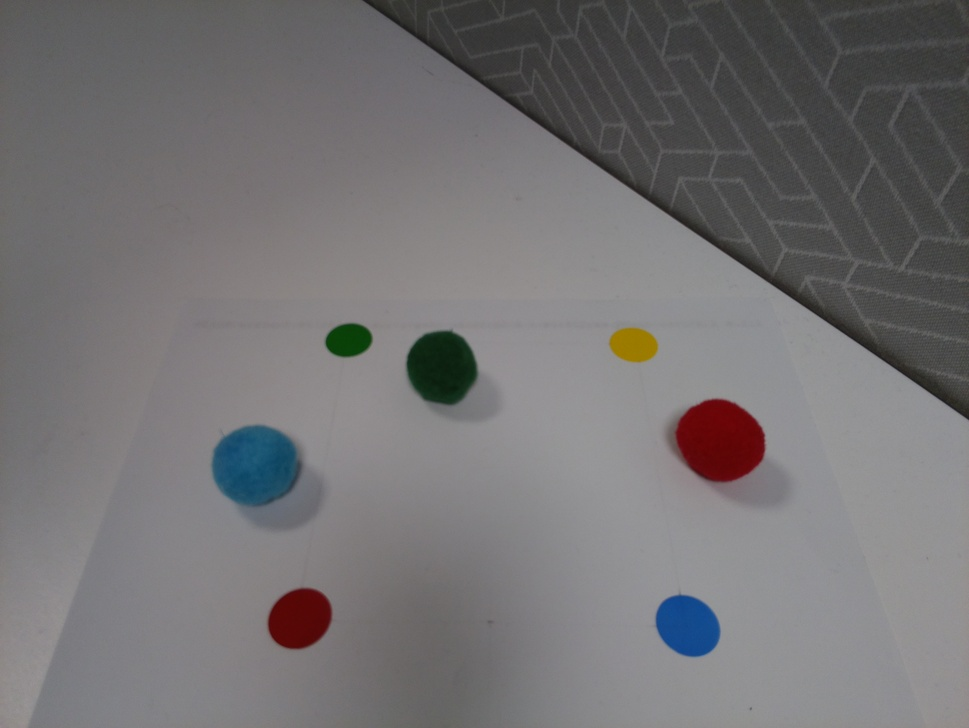
#> input picture Computer_vision_Workshops/opencv_prac/test.jpg, 969 x 728 px, shrunk from 3280 x 2464 before the run
$ python Thresholdexample.py
#> lines starting #> are read from the running program, lines starting #| are printed output that depends on the picture; after the words box and inside, x2 and y2 are one past the last pixel; in counts of white or black regions, pixels touching at a corner belong together
# -*- coding: utf-8 -*-
"""
Created on Wed Sep  5 19:40:54 2018

@author: n9182250
"""

import cv2 as cv
import numpy as np
from matplotlib import pyplot as plt
img = cv.imread('test.jpg',0)
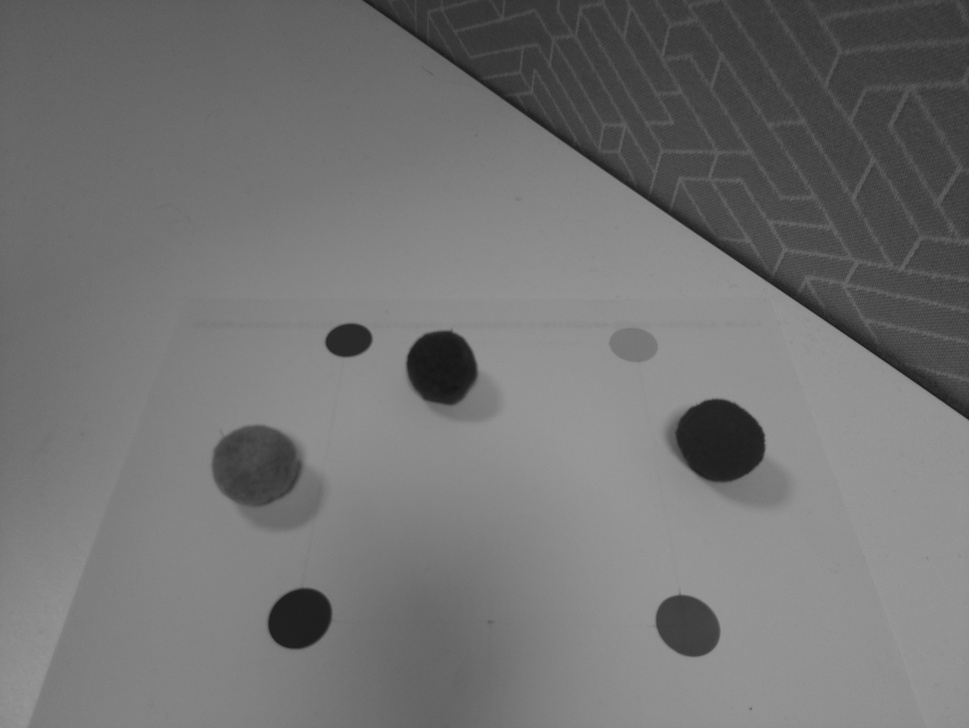
#> img: shape (728, 969); min 21, max 152, mean 115
ret,thresh1 = cv.threshold(img,127,255,cv.THRESH_BINARY)
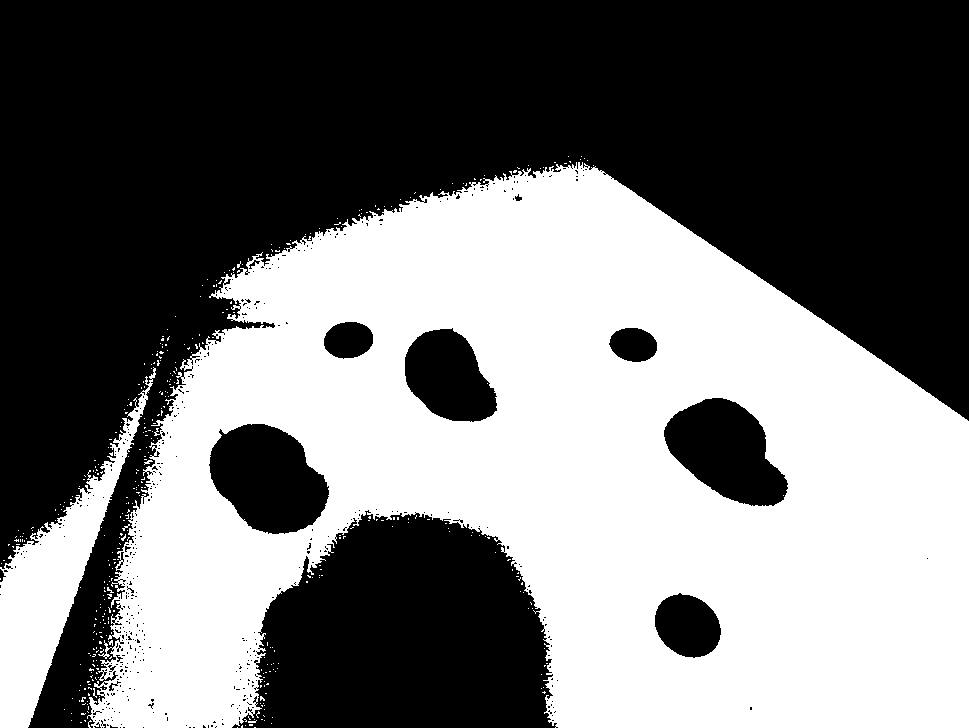
#> thresh1: shape (728, 969); 45.6% white; 409 white regions (406 under 20 px), largest, box (x1, y1, x2, y2) and area: (87, 162, 969, 728) 305755, (0, 367, 156, 728) 14871, (144, 460, 153, 465) 21
ret,thresh2 = cv.threshold(img,127,255,cv.THRESH_BINARY_INV)
ret,thresh3 = cv.threshold(img,127,255,cv.THRESH_TRUNC)
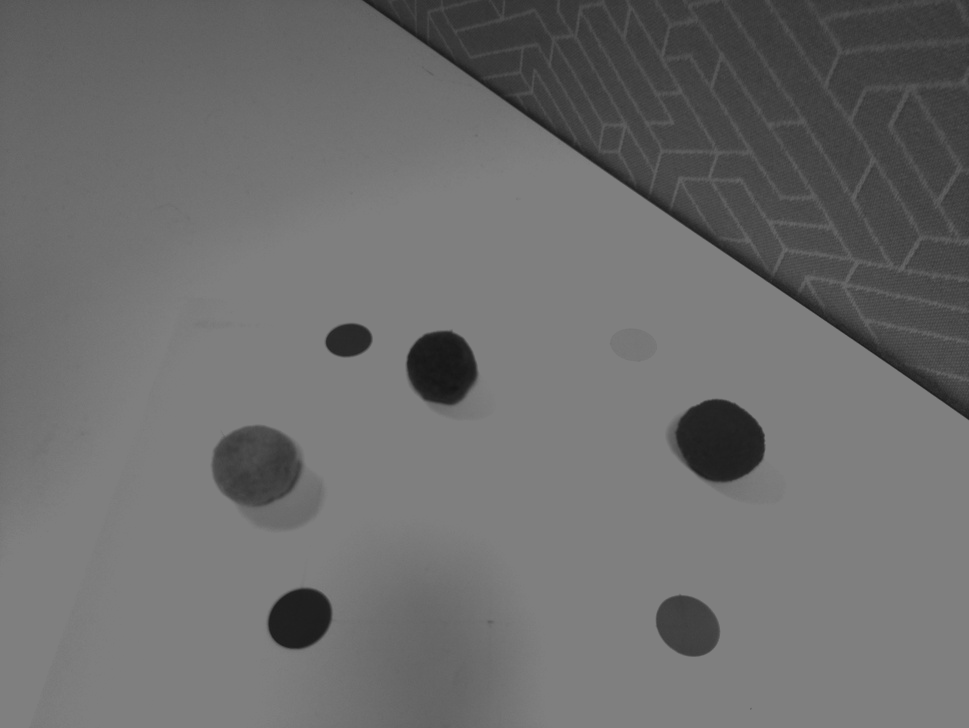
#> thresh3: shape (728, 969); min 21, max 127, mean 109.1
ret,thresh4 = cv.threshold(img,127,255,cv.THRESH_TOZERO)
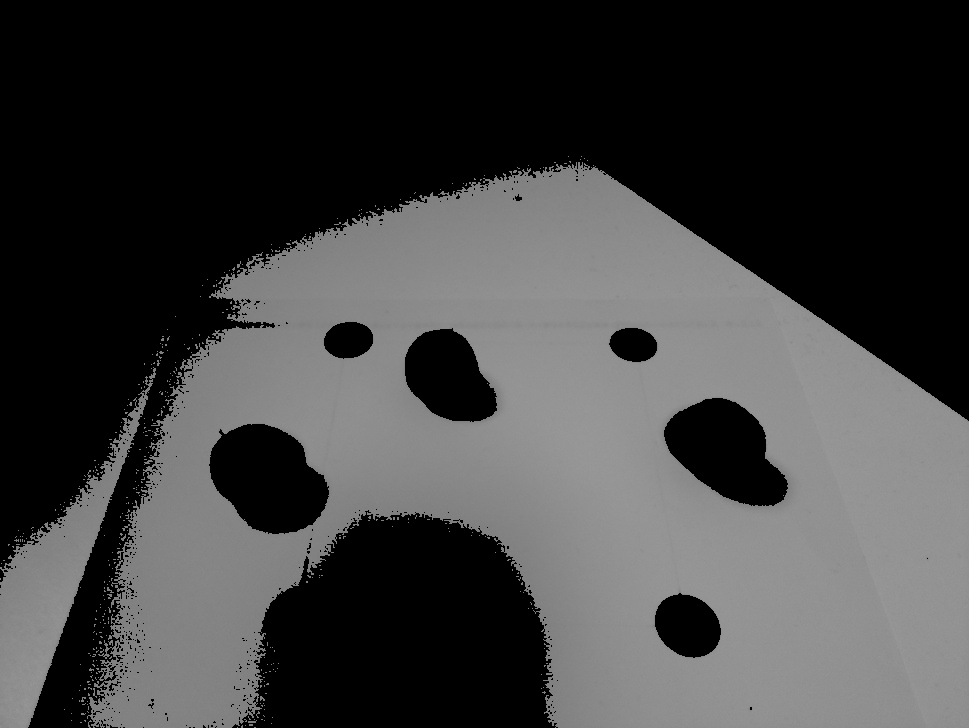
#> thresh4: shape (728, 969); min 0, max 152, mean 63.8
ret,thresh5 = cv.threshold(img,127,255,cv.THRESH_TOZERO_INV)
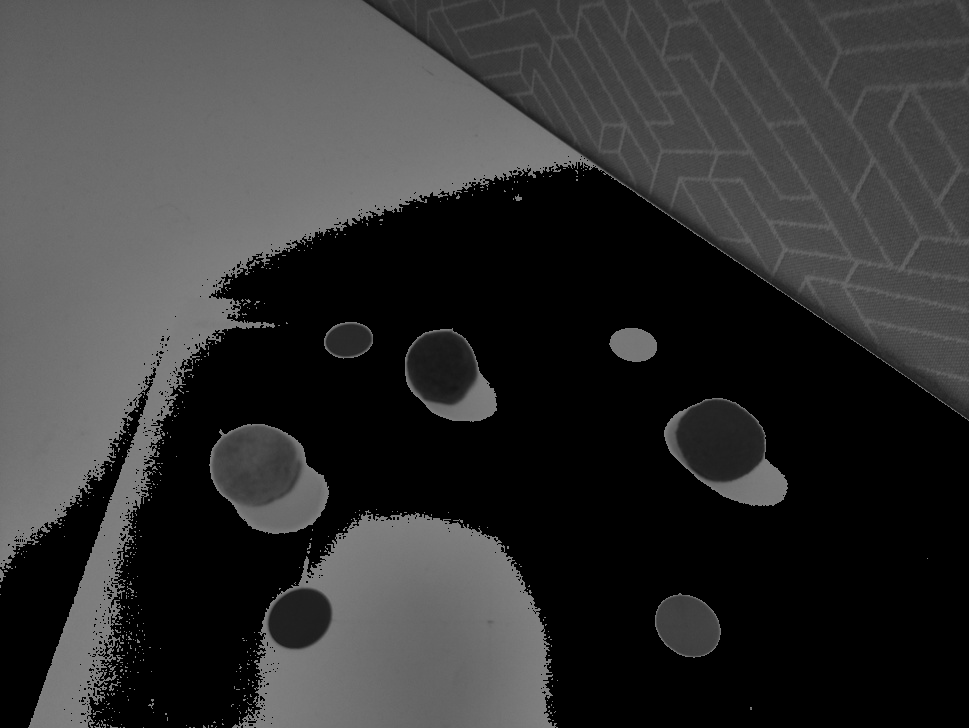
#> thresh5: shape (728, 969); min 0, max 127, mean 51.2
titles = ['Original Image','BINARY','BINARY_INV','TRUNC','TOZERO','TOZERO_INV']
images = [img, thresh1, thresh2, thresh3, thresh4, thresh5]
for i in xrange(6):
    plt.subplot(2,3,i+1),plt.imshow(images[i],'gray')
    plt.title(titles[i])
    #plt.xticks([]),plt.yticks([])
plt.show()
